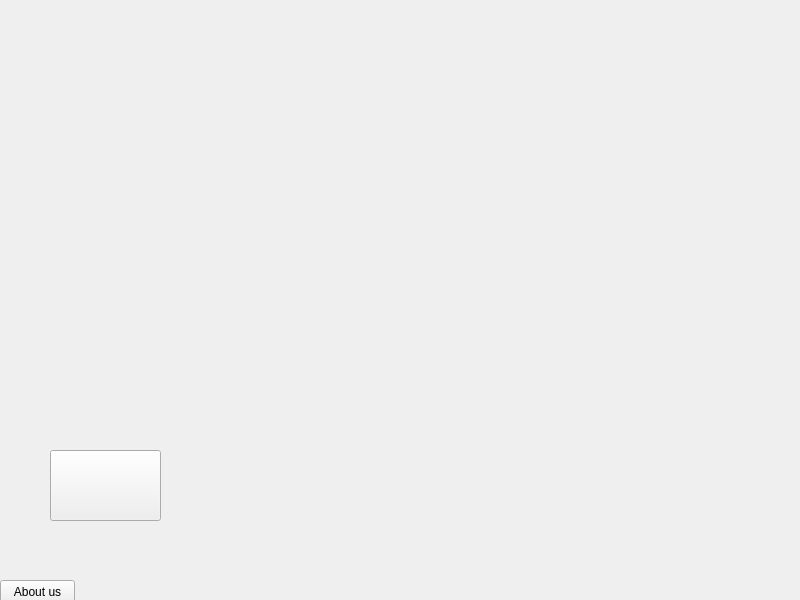
<?xml version="1.0" encoding="UTF-8"?>
<ui version="4.0">
 <class>MainWindow</class>
 <widget class="QMainWindow" name="MainWindow">
  <property name="geometry">
   <rect>
    <x>0</x>
    <y>0</y>
    <width>800</width>
    <height>600</height>
   </rect>
  </property>
  <property name="minimumSize">
   <size>
    <width>800</width>
    <height>600</height>
   </size>
  </property>
  <property name="maximumSize">
   <size>
    <width>800</width>
    <height>600</height>
   </size>
  </property>
  <property name="windowTitle">
   <string>CQURun~  Run For Lunch ^_^</string>
  </property>
  <property name="windowIcon">
   <iconset resource="resource.qrc">
    <normaloff>:/image/pic/mst2.png</normaloff>:/image/pic/mst2.png</iconset>
  </property>
  <widget class="QWidget" name="centralWidget">
   <widget class="QWidget" name="widget" native="true">
    <property name="geometry">
     <rect>
      <x>0</x>
      <y>0</y>
      <width>480</width>
      <height>320</height>
     </rect>
    </property>
    <property name="minimumSize">
     <size>
      <width>480</width>
      <height>320</height>
     </size>
    </property>
    <property name="maximumSize">
     <size>
      <width>480</width>
      <height>320</height>
     </size>
    </property>
    <property name="autoFillBackground">
     <bool>false</bool>
    </property>
    <property name="styleSheet">
     <string notr="true"/>
    </property>
   </widget>
   <widget class="QPushButton" name="pushButton">
    <property name="geometry">
     <rect>
      <x>50</x>
      <y>450</y>
      <width>111</width>
      <height>71</height>
     </rect>
    </property>
    <property name="styleSheet">
     <string notr="true">border-image: url(:/image/prefix/start clip.png);</string>
    </property>
    <property name="text">
     <string/>
    </property>
   </widget>
   <widget class="QPushButton" name="pushButton_2">
    <property name="geometry">
     <rect>
      <x>0</x>
      <y>580</y>
      <width>75</width>
      <height>23</height>
     </rect>
    </property>
    <property name="text">
     <string>About us</string>
    </property>
   </widget>
  </widget>
 </widget>
 <layoutdefault spacing="6" margin="11"/>
 <resources>
  <include location="resource.qrc"/>
 </resources>
 <connections/>
</ui>
